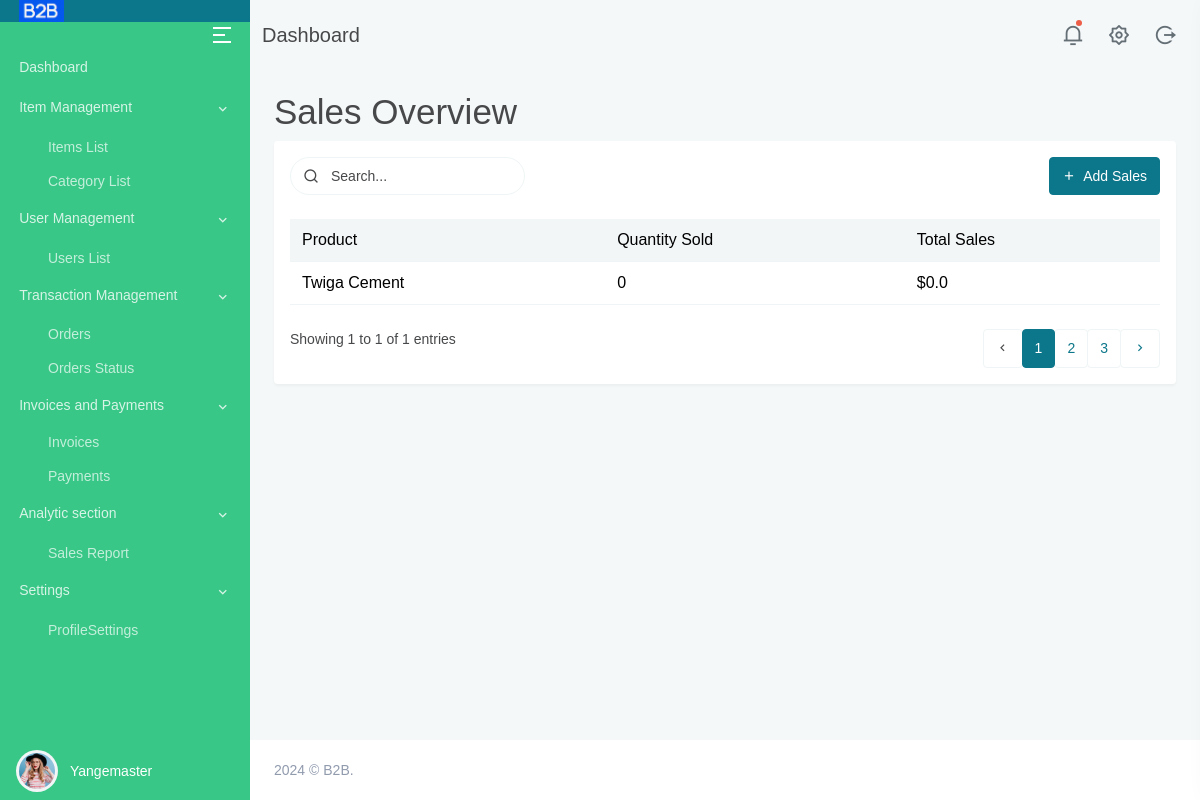
The app's page /sales/ (signed in), older data.
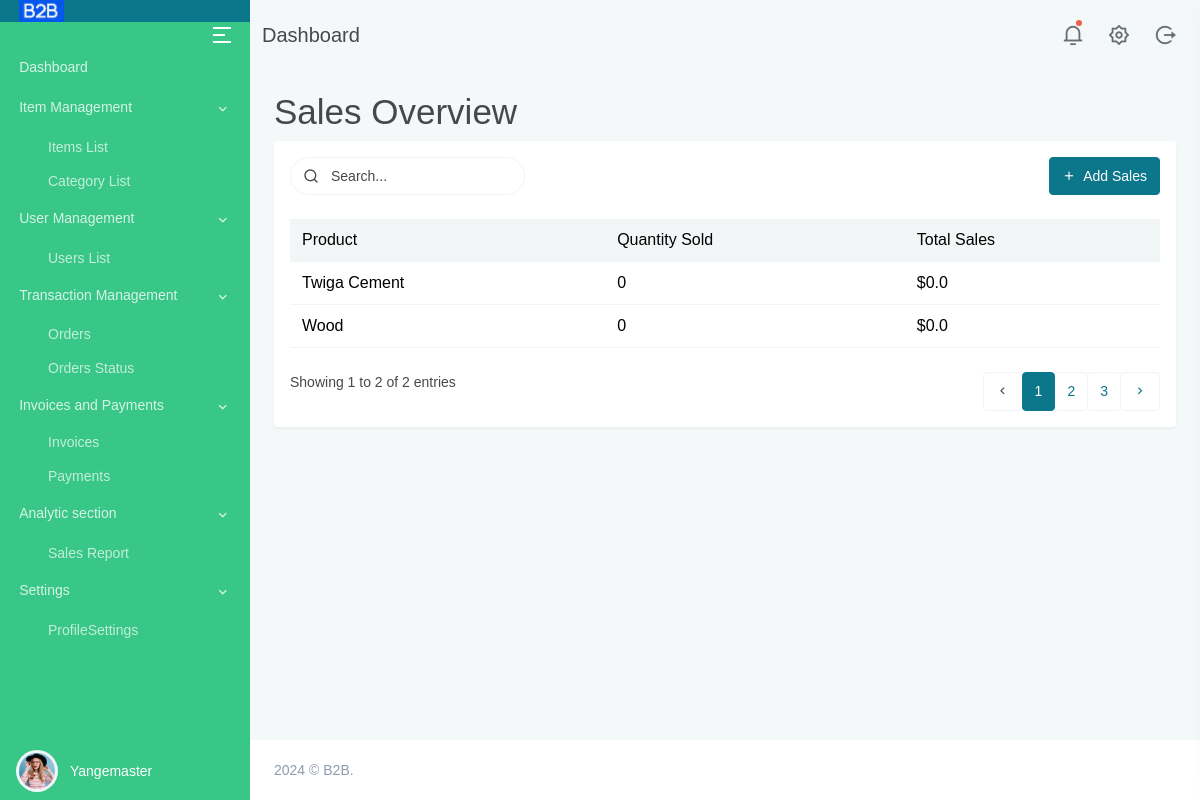
The same page, newer data.
### main/models.py (models this page shows, shortened)
class Item(models.Model):
    item_name = models.CharField(max_length=100)
    category = models.ForeignKey(Category, on_delete=models.CASCADE)
    price = models.FloatField()
    item_image = models.ImageField(upload_to='items_images/')
    description = models.TextField()
    seller_name = models.CharField(max_length=100, default="john")

### main/views.py (the view)
# urls.py: path('sales/', views.sales_overview, name='sales'),
@login_required
def sales_overview(request):
    sales = Item.objects.all()
    sales_data = []
    for item in sales:
        total_quantity = Order.objects.filter(items=item).count()
        total_sales = total_quantity * item.price
        sales_data.append({
            'item_name': item.item_name,
            'total_quantity': total_quantity,
            'total_sales': total_sales,
        })
    return render(request, 'sales.html', {'sales': sales_data})

### templates/sales.html (shortened to what the changed rows need)
﻿{% extends "base.html" %}
{% load static %}
{% block content %}
    <div class="main-content">
        <div class="page-content">
            <div class="container-fluid">
                <h1>Sales Overview</h1>
                <div class="card">
                    <div class="card-body">
                        <div class="table-responsive mb-4">
                            <table class="table table-hover table-nowrap align-middle mb-0">
                                <thead class="bg-light">
                                    <tr>
                                        <th scope="col">Product</th>
                                        <th scope="col">Quantity Sold</th>
                                        <th scope="col">Total Sales</th>
                                    </tr>
                                </thead>
                                <tbody>
                                    {% for sale in sales %}
                                    <tr>
                                        <td>{{ sale.item_name }}</td>
                                        <td>{{ sale.total_quantity }}</td>
                                        <td>${{ sale.total_sales }}</td>
                                    </tr>
                                    {% endfor %}
                                </tbody>
                            </table>
                        </div>
                        <div class="row mt-4">
                            <div class="col-sm-6">
                                <div>
                                    <p class="mb-sm-0">Showing 1 to {{ sales|length }} of {{ sales|length }} entries</p>
                                </div>
                            </div>
                        </div>
                    </div>
                </div>
            </div>
        </div>
    </div>
{% endblock %}

Row changes from the older to the newer data that the page shows:
added Item: item_name "Wood"
Text that changed along with them:
{{ sales|length }}: "1" → "2"
new list line: "0 $ 0.0"
